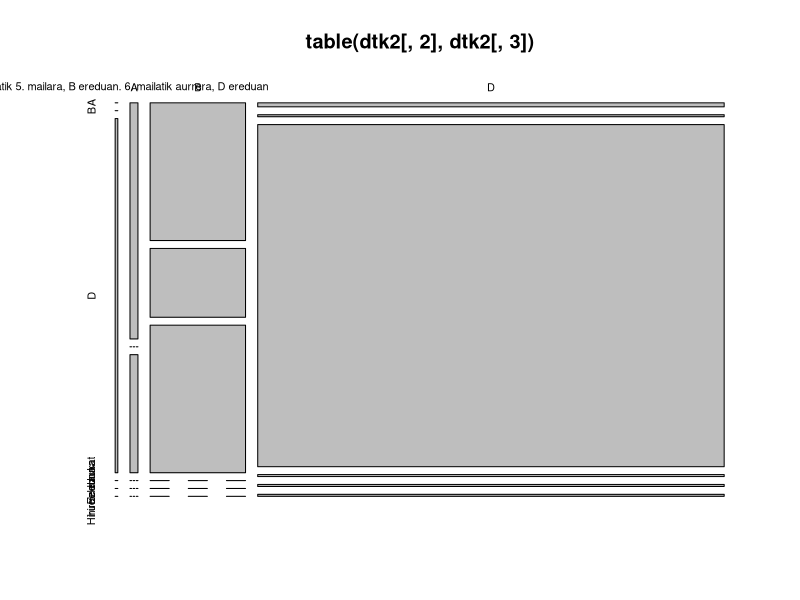
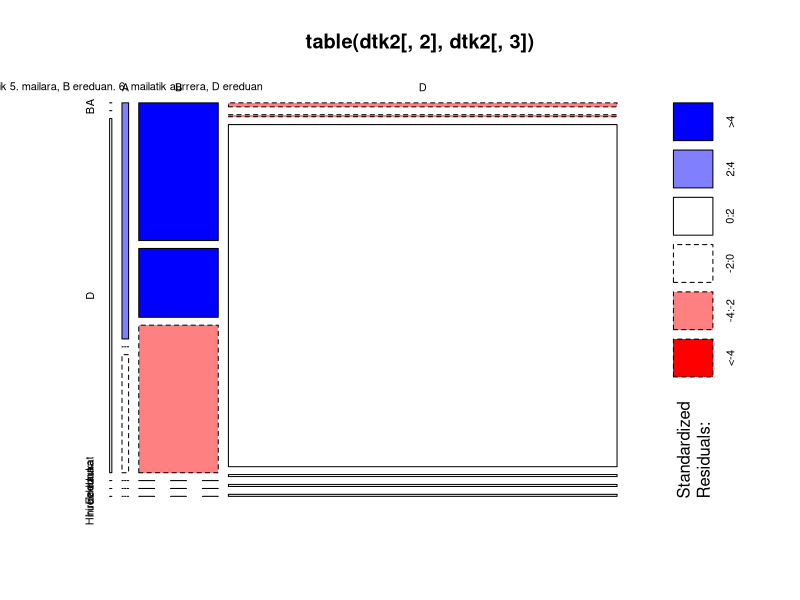
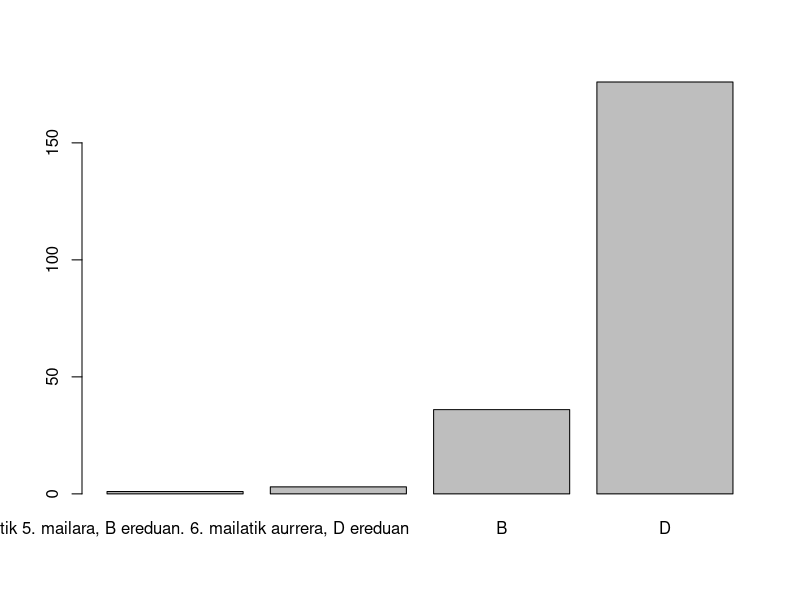
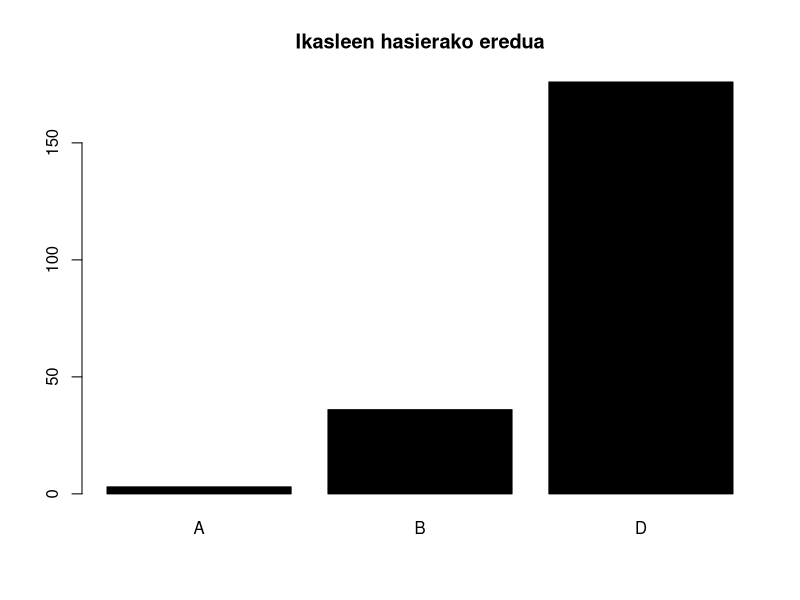
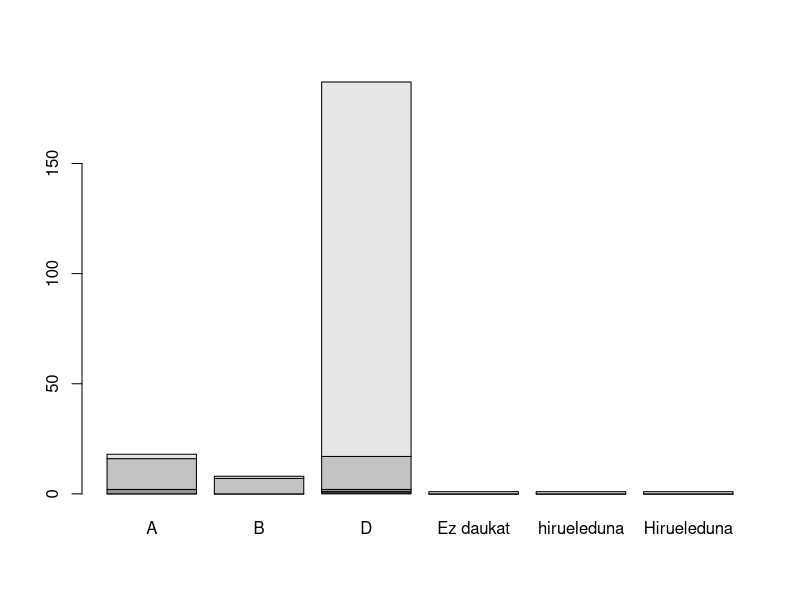
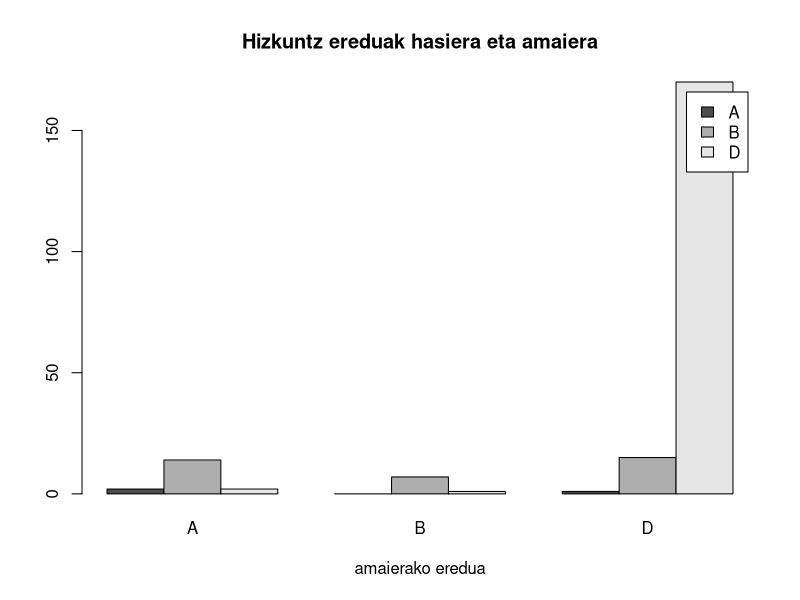
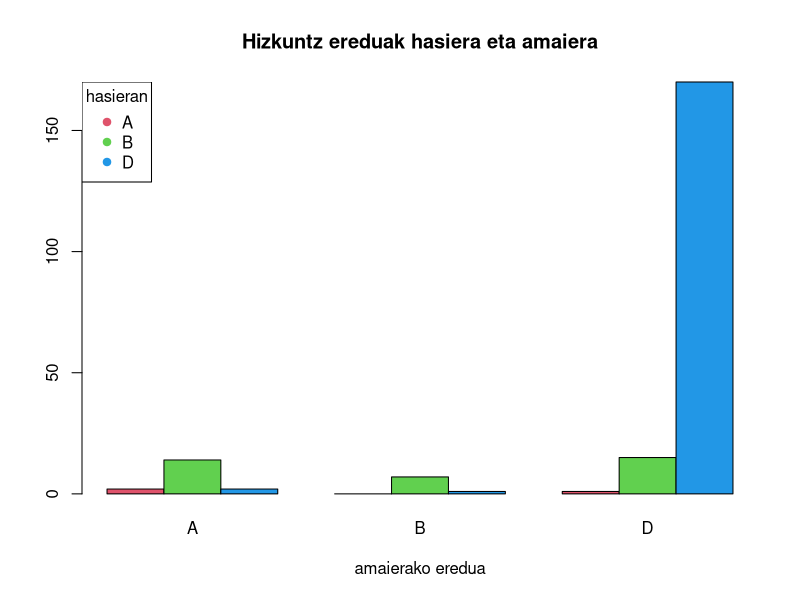

Recreate these plots in R, in order.
## Datuak sartuaz

dtk <- read.table(file = 'data/Ikasleen fitxaR.csv', 
                  header = TRUE, 
                  sep = ',', 
                  stringsAsFactors = F)

str(dtk)
summary(dtk)
dtk$LHn.zein.eredutan.hasi.zinen.ikasten. <- as.factor(dtk$LHn.zein.eredutan.hasi.zinen.ikasten.)
summary(dtk$LHn.zein.eredutan.hasi.zinen.ikasten.)
names(dtk)
dtk$Zein.Gelako.Aldratakoa.zara. <- as.factor(dtk$Zein.Gelako.Aldratakoa.zara.)
summary(dtk)
dtk$Batxilergoan.zein.eredutan.amaitu.zenuen..ikasten. <- as.factor(dtk$Batxilergoan.zein.eredutan.amaitu.zenuen..ikasten.)

names(dtk)

## Hemen beste data frame bat sortzen gabix
dtk2 <- dtk[, c(2, 6, 7)]

## Hamen datuen taula egiten dogu
table(dtk2[ ,2], dtk2[ ,3])

plot(table(dtk2[ ,2], dtk2[ ,3]))
plot(table(dtk2[ ,2], dtk2[ ,3]), shade = T)
plot(dtk2[ ,2])

table(dtk2[ ,2])
str(table(dtk2[ ,2]))
table(dtk2[ ,2])[-1]

barplot(table(dtk2[ ,2])[-1], col = 1, 
        main = "Ikasleen hasierako eredua")

barplot(table(dtk2[ ,2], dtk2[ ,3]))
str(table(dtk2[ ,2], dtk2[ ,3]))
barplot(table(dtk2[ ,2], dtk2[ ,3])[2:4, 1:3], 
        beside = T, 
        legend.text = T,
        main = 'Hizkuntz ereduak hasiera eta amaiera',
        xlab = 'amaierako eredua')

barplot(table(dtk2[ ,2], dtk2[ ,3])[2:4, 1:3], 
        beside = T, 
        # legend.text = T,
        main = 'Hizkuntz ereduak hasiera eta amaiera',
        xlab = 'amaierako eredua',
        col = 2:4)
legend('topleft', 
       col = 2:4, 
       legend = c("A", "B", "D"), 
       pch = 19, 
       # box.lwd = 0, 
       title = 'hasieran')
